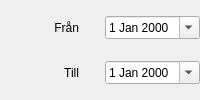
            <widget class="QWidget" name="pageP2date_2">
             <layout class="QGridLayout" name="gridLayout">
              <property name="margin">
               <number>0</number>
              </property>
              <item row="1" column="0">
               <widget class="QLabel" name="label_25">
                <property name="text">
                 <string>Till</string>
                </property>
                <property name="alignment">
                 <set>Qt::AlignRight|Qt::AlignTrailing|Qt::AlignVCenter</set>
                </property>
               </widget>
              </item>
              <item row="0" column="0">
               <widget class="QLabel" name="label_24">
                <property name="text">
                 <string>Från</string>
                </property>
                <property name="alignment">
                 <set>Qt::AlignRight|Qt::AlignTrailing|Qt::AlignVCenter</set>
                </property>
               </widget>
              </item>
              <item row="1" column="2">
               <widget class="QDateEdit" name="dateEditP2to">
                <property name="calendarPopup">
                 <bool>true</bool>
                </property>
               </widget>
              </item>
              <item row="0" column="2">
               <widget class="QDateEdit" name="dateEditP2from">
                <property name="sizePolicy">
                 <sizepolicy hsizetype="Minimum" vsizetype="Fixed">
                  <horstretch>0</horstretch>
                  <verstretch>0</verstretch>
                 </sizepolicy>
                </property>
                <property name="calendarPopup">
                 <bool>true</bool>
                </property>
               </widget>
              </item>
              <item row="0" column="1" rowspan="2">
               <spacer name="horizontalSpacer_43">
                <property name="orientation">
                 <enum>Qt::Horizontal</enum>
                </property>
                <property name="sizeType">
                 <enum>QSizePolicy::Fixed</enum>
                </property>
                <property name="sizeHint" stdset="0">
                 <size>
                  <width>20</width>
                  <height>0</height>
                 </size>
                </property>
               </spacer>
              </item>
             </layout>
            </widget>
